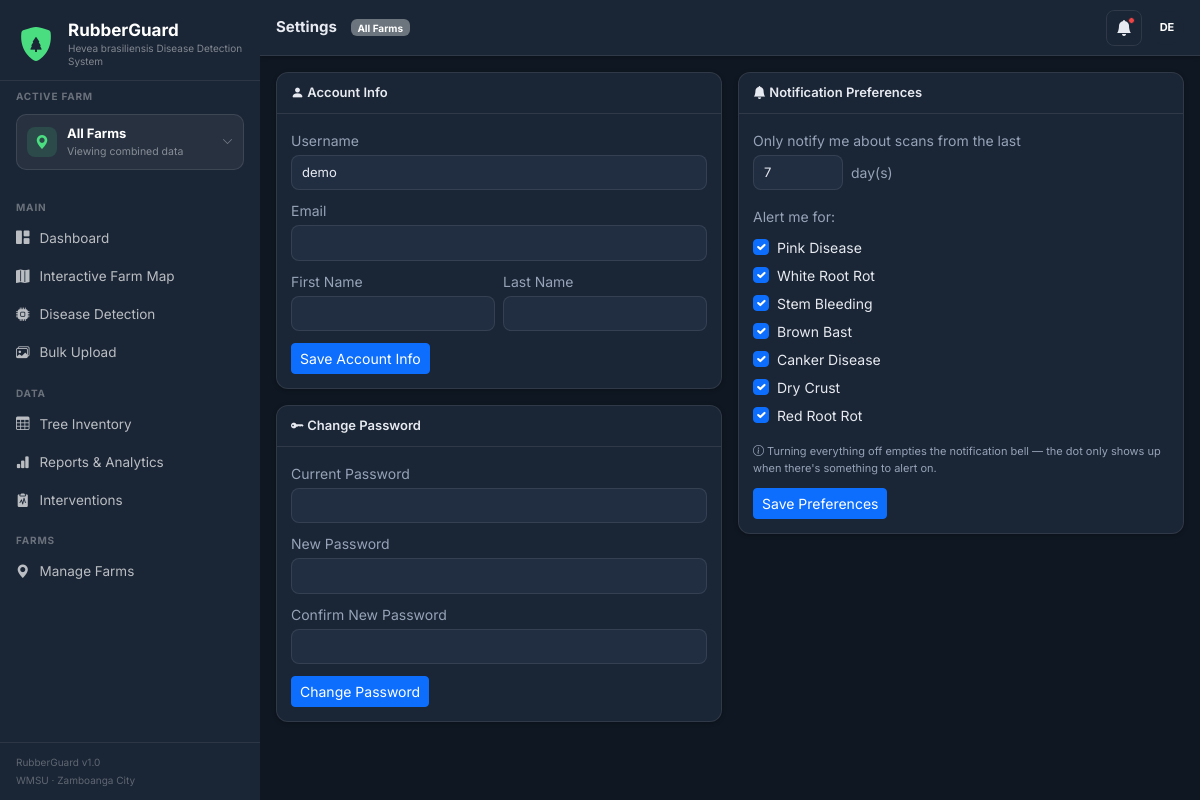
Page /settings/ (signed in) on the committed database.
### farmmap/models.py (models this page shows, shortened)
class UserSettings(models.Model):
    user = models.OneToOneField(User, on_delete=models.CASCADE, related_name="settings")
    notify_lookback_days = models.PositiveIntegerField(
        default=7,
        help_text="Only scans within this many days show up as a notification.",
    )
    notify_muted_diseases = models.JSONField(default=list, blank=True)
    def enabled_diseases(self):
        return [
            d.name for d in get_disease_lookup().values()
            if not d.is_healthy and d.name not in self.notify_muted_diseases
        ]

class DiseaseClass(models.Model):
    name = models.CharField(max_length=50, unique=True, help_text="Must match the CNN model's class label exactly.")
    description = models.TextField(
        blank=True, help_text="Shown in the Disease Class Reference card, e.g. causal pathogen + visible symptoms."
    )
    display_order = models.PositiveIntegerField(default=0)
    color_hex = models.CharField(max_length=7, default="#6c757d", help_text="e.g. #dc3545")
    marker_key = models.SlugField(max_length=30, help_text="URL-safe key used in templates/JS, e.g. 'pink_disease'")
    danger_rank = models.PositiveSmallIntegerField(
        default=1, help_text="0=healthy. Used only for heatmap/marker intensity, not severity tiering."
    )
    is_healthy = models.BooleanField(default=False, help_text="Exactly one disease class should be marked Healthy.")
    recommendation_mild = models.TextField(blank=True)
    recommendation_moderate = models.TextField(blank=True)
    recommendation_severe = models.TextField(blank=True)
    class Meta:
        ordering = ["display_order", "name"]
        verbose_name_plural = "Disease classes"

### farmmap/views.py (the view, shortened to what this page needs)
# urls.py: path('settings/', views.settings_view, name='settings'),
@login_required
def settings_view(request):
    from django.contrib.auth.forms import PasswordChangeForm
    from django.contrib.auth import update_session_auth_hash
    user_settings, _ = UserSettings.objects.get_or_create(user=request.user)
    password_form = PasswordChangeForm(request.user)
    ctx = _base_context(request)
    ctx.update({
        "page": "settings",
        "password_form": password_form,
        "user_settings": user_settings,
        "notifiable_diseases": [d for d in get_disease_lookup().values() if not d.is_healthy],
    })
    return render(request, "settings.html", ctx)

### farmmap/context_processors.py (called while the page is built)
def static_version(request):
    return {"STATIC_VERSION": settings.STATIC_VERSION}

### farmmap/models.py (called while the page is built)
def get_disease_lookup():
    lookup = cache.get(_DISEASE_CACHE_KEY)
    if lookup is None:
        lookup = {d.name: d for d in DiseaseClass.objects.all()}
        cache.set(_DISEASE_CACHE_KEY, lookup, timeout=None)
    return lookup

### farmmap/views.py (called while the page is built, shortened)
def _humanize_days_ago(days):
    if days <= 0:
        return "Today"

def _base_context(request, farm=None):
    all_farms = Farm.objects.filter(owner=request.user).order_by("farm_id")
    return {
        "notifications": _build_notifications(request),
        "all_farms": all_farms,
        "selected_farm": farm,
    }

### templates/settings.html (shortened to what this page needs)
{% extends "base.html" %}
{% block page_title %}Settings{% endblock %}
{% block content %}
<div class="row g-3">
  <div class="col-12 col-lg-6">
    <div class="card-rg mb-3">
      <div class="card-header-rg"><i class="bi bi-person-fill"></i> Account Info</div>
      <div class="card-body-rg">
        <form method="POST">
          <div class="mb-2">
            <label class="form-label small text-muted mb-1">Username</label>
            <input type="text" class="form-control-rg" value="{{ user.username }}" disabled>
          </div>
          <div class="mb-2">
            <label class="form-label small text-muted mb-1">Email</label>
            <input type="email" name="email" class="form-control-rg" value="{{ user.email }}">
          </div>
          <div class="row g-2 mb-2">
            <div class="col-6">
              <label class="form-label small text-muted mb-1">First Name</label>
              <input type="text" name="first_name" class="form-control-rg" value="{{ user.first_name }}">
            </div>
            <div class="col-6">
              <label class="form-label small text-muted mb-1">Last Name</label>
              <input type="text" name="last_name" class="form-control-rg" value="{{ user.last_name }}">
            </div>
          </div>
          <button type="submit" class="btn btn-primary btn-sm mt-1">Save Account Info</button>
        </form>
      </div>
    </div>
    <div class="card-rg mb-3">
      <div class="card-header-rg"><i class="bi bi-key-fill"></i> Change Password</div>
      <div class="card-body-rg">
        <form method="POST">
          <div class="mb-2">
            <label class="form-label small text-muted mb-1">Current Password</label>
            <input type="password" name="old_password" class="form-control-rg" required>
          </div>
          <div class="mb-2">
            <label class="form-label small text-muted mb-1">New Password</label>
            <input type="password" name="new_password1" class="form-control-rg" required>
          </div>
          <div class="mb-2">
            <label class="form-label small text-muted mb-1">Confirm New Password</label>
            <input type="password" name="new_password2" class="form-control-rg" required>
          </div>
          <button type="submit" class="btn btn-primary btn-sm mt-1">Change Password</button>
        </form>
      </div>
    </div>
  </div>
  <div class="col-12 col-lg-6">
    <div class="card-rg mb-3">
      <div class="card-header-rg"><i class="bi bi-bell-fill"></i> Notification Preferences</div>
      <div class="card-body-rg">
        <form method="POST">
          <div class="mb-3">
            <label class="form-label small text-muted mb-1">Only notify me about scans from the last</label>
            <div class="d-flex align-items-center gap-2">
              <input type="number" name="notify_lookback_days" class="form-control-rg" style="max-width:90px;"
                     min="1" value="{{ user_settings.notify_lookback_days }}">
              <span class="text-muted small">day(s)</span>
            </div>
          </div>
          <div class="mb-3">
            <label class="form-label small text-muted mb-2 d-block">Alert me for:</label>
            {% for d in notifiable_diseases %}
            <div class="form-check mb-1">
              <input type="checkbox" class="form-check-input" id="notify_{{ d.marker_key }}" name="notify_disease"
                     value="{{ d.name }}" {% if d.name not in user_settings.notify_muted_diseases %}checked{% endif %}>
              <label class="form-check-label small" for="notify_{{ d.marker_key }}">{{ d.name }}</label>
            </div>
            {% endfor %}
          </div>
          <div class="text-muted mb-2" style="font-size:11px;">
            <i class="bi bi-info-circle"></i> Turning everything off empties the notification bell — the dot only shows up when there's something to alert on.
          </div>
          <button type="submit" class="btn btn-primary btn-sm mt-1">Save Preferences</button>
        </form>
      </div>
    </div>
  </div>
</div>
{% endblock %}

### templates/base.html (shortened to what this page needs)
<!DOCTYPE html>
<html lang="en">
<head>
  <link href="https://cdn.jsdelivr.net/npm/bootstrap@5.3.2/dist/css/bootstrap.min.css" rel="stylesheet">
  <link href="https://cdn.jsdelivr.net/npm/bootstrap-icons@1.11.3/font/bootstrap-icons.css" rel="stylesheet">
  <link href="https://unpkg.com/leaflet@1.9.4/dist/leaflet.css" rel="stylesheet">
  {% load static %}
  <link href="{% static 'css/style.css' %}?v={{ STATIC_VERSION }}" rel="stylesheet">
</head>
<body>
<nav id="sidebar">
  <div class="sidebar-brand">
    <div class="brand-row">
      <div class="brand-icon">
        <i class="bi bi-shield-fill"></i>
        <i class="bi bi-tree-fill brand-icon-tree"></i>
      </div>
      <div class="brand-title-group">
        <div class="brand-title">RubberGuard</div>
        <div class="brand-sub">Hevea brasiliensis Disease Detection System</div>
      </div>
    </div>
  </div>
  <div class="px-3 pb-2 pt-2">
    <div class="nav-section-label mb-1" style="padding:0 0 6px;">Active Farm</div>
    <div class="dropdown farm-selector">
      <button class="farm-selector-btn" type="button" data-bs-toggle="dropdown" aria-expanded="false">
        <span class="farm-selector-icon">
          <i class="bi bi-geo-alt-fill"></i>
        </span>
        <span class="farm-selector-text">
          {% if selected_farm %}
          <span class="farm-selector-name">{{ selected_farm.farm_id }}</span>
          <span class="farm-selector-sub">{{ selected_farm.name }}</span>
          {% else %}
          <span class="farm-selector-name">All Farms</span>
          <span class="farm-selector-sub">Viewing combined data</span>
          {% endif %}
        </span>
        <i class="bi bi-chevron-down farm-selector-caret"></i>
      </button>
    </div>
  </div>
  <div class="sidebar-nav">
    <div class="nav-section-label">Main</div>
    <div class="nav-item">
      <a href="{% url 'dashboard' %}" class="nav-link {% if page == 'dashboard' %}active{% endif %}" title="Dashboard">
        <i class="bi bi-grid-1x2-fill"></i> <span>Dashboard</span>
      </a>
    </div>
    <div class="nav-item">
      <a href="{% url 'farm_map' %}" class="nav-link {% if page == 'farm_map' %}active{% endif %}" title="Interactive Farm Map">
        <i class="bi bi-map-fill"></i> <span>Interactive Farm Map</span>
      </a>
    </div>
    <div class="nav-item">
      <a href="{% url 'disease_detection' %}" class="nav-link {% if page == 'disease_detection' %}active{% endif %}" title="Disease Detection">
        <i class="bi bi-cpu-fill"></i> <span>Disease Detection</span>
      </a>
    </div>
    <div class="nav-item">
      <a href="{% url 'bulk_upload' %}" class="nav-link {% if page == 'bulk_upload' %}active{% endif %}" title="Bulk Upload">
        <i class="bi bi-images"></i> <span>Bulk Upload</span>
      </a>
    </div>
    <div class="nav-section-label">Data</div>
    <div class="nav-item">
      <a href="{% url 'tree_inventory' %}" class="nav-link {% if page == 'tree_inventory' %}active{% endif %}" title="Tree Inventory">
        <i class="bi bi-table"></i> <span>Tree Inventory</span>
      </a>
    </div>
    <div class="nav-item">
      <a href="{% url 'reports' %}" class="nav-link {% if page == 'reports' %}active{% endif %}" title="Reports & Analytics">
        <i class="bi bi-bar-chart-fill"></i> <span>Reports &amp; Analytics</span>
      </a>
    </div>
    <div class="nav-item">
      <a href="{% url 'interventions_log' %}" class="nav-link {% if page == 'interventions' %}active{% endif %}" title="Interventions">
        <i class="bi bi-clipboard2-pulse-fill"></i> <span>Interventions</span>
      </a>
    </div>
    <div class="nav-section-label">Farms</div>
    <div class="nav-item">
      <a href="{% url 'farm_list' %}" class="nav-link {% if page == 'farm_list' %}active{% endif %}" title="Manage Farms">
        <i class="bi bi-geo-alt-fill"></i> <span>Manage Farms</span>
      </a>
    </div>
  </div>
  <div class="sidebar-footer">
    <div>RubberGuard v1.0</div>
    <div style="margin-top:3px;">WMSU · Zamboanga City</div>
  </div>
</nav>
<div id="main-wrapper">
  <header id="topbar">
    <div class="topbar-left">
      <span class="page-title">{% block page_title %}RubberGuard{% endblock %}</span>
      {% if selected_farm %}
      <span class="badge bg-success ms-1" style="font-size:10px;font-weight:500;">
        <i class="bi bi-geo-alt-fill"></i> {{ selected_farm.farm_id }}
      </span>
      {% else %}
      <span class="badge bg-secondary ms-1" style="font-size:10px;">All Farms</span>
      {% endif %}
    </div>
    <div class="topbar-right">
      <div class="dropdown">
        <button class="topbar-btn" data-bs-toggle="dropdown" aria-label="Notifications">
          <i class="bi bi-bell-fill"></i>
          {% if notifications %}<span class="badge-dot"></span>{% endif %}
        </button>
      </div>
      <div class="dropdown">
        <div class="avatar" data-bs-toggle="dropdown">{{ user.username|slice:":2"|upper }}</div>
      </div>
    </div>
  </header>
  <main id="content">
    {% block content %}{% endblock %}
  </main>
</div>
{% load static %}
</body>
</html>

### rows in the picture
UserSettings: notify_lookback_days "7"
DiseaseClass: name "☑", name "Pink Disease"
DiseaseClass: name "☑", name "White Root Rot"
DiseaseClass: name "☑", name "Stem Bleeding"
DiseaseClass: name "☑", name "Brown Bast"
DiseaseClass: name "☑", name "Canker Disease"
DiseaseClass: name "☑", name "Dry Crust"
DiseaseClass: name "☑", name "Red Root Rot"

### other values in the picture
{{ user.username|slice:":2"|upper }} "DE"
